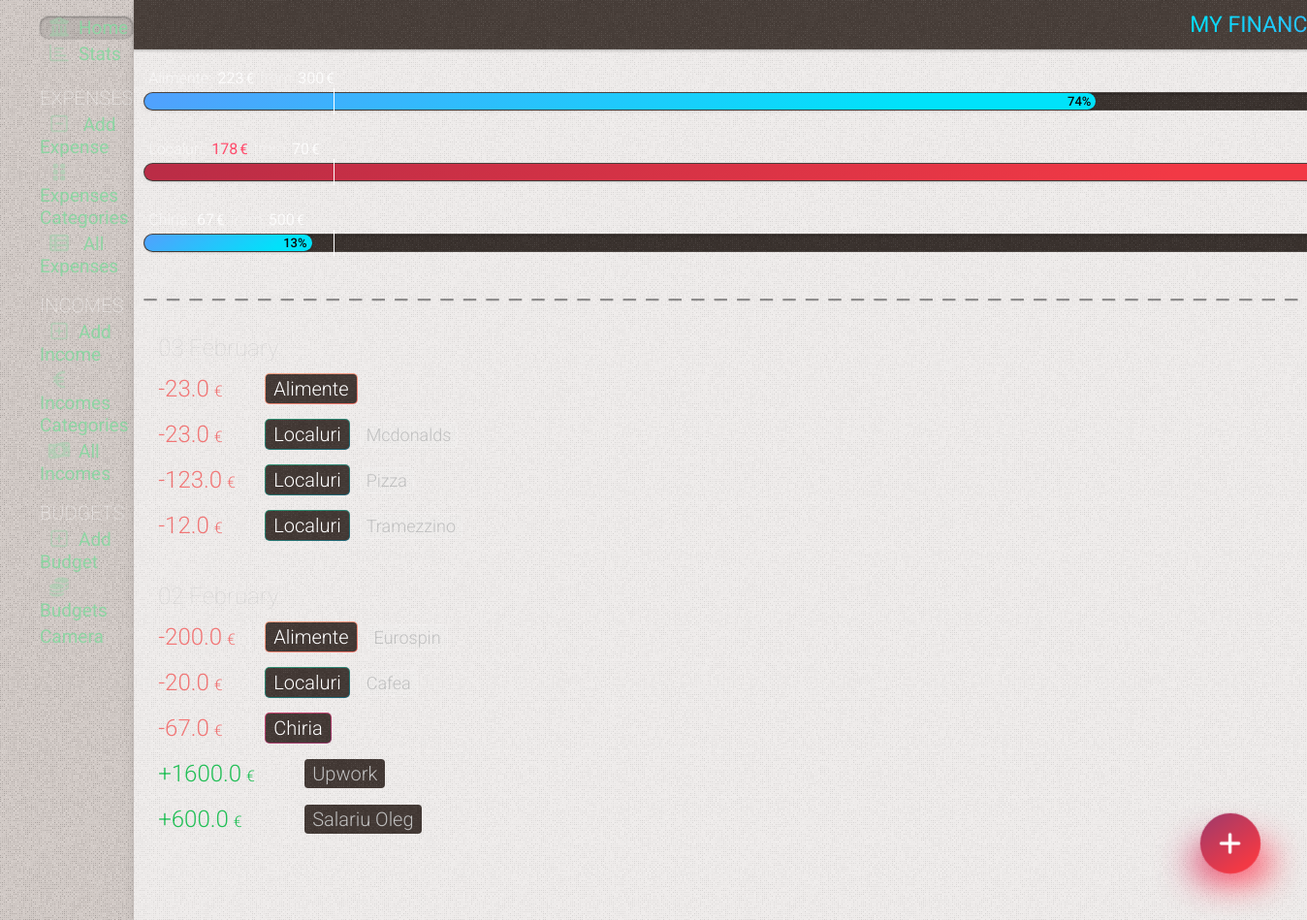
Before: / with the older database file.
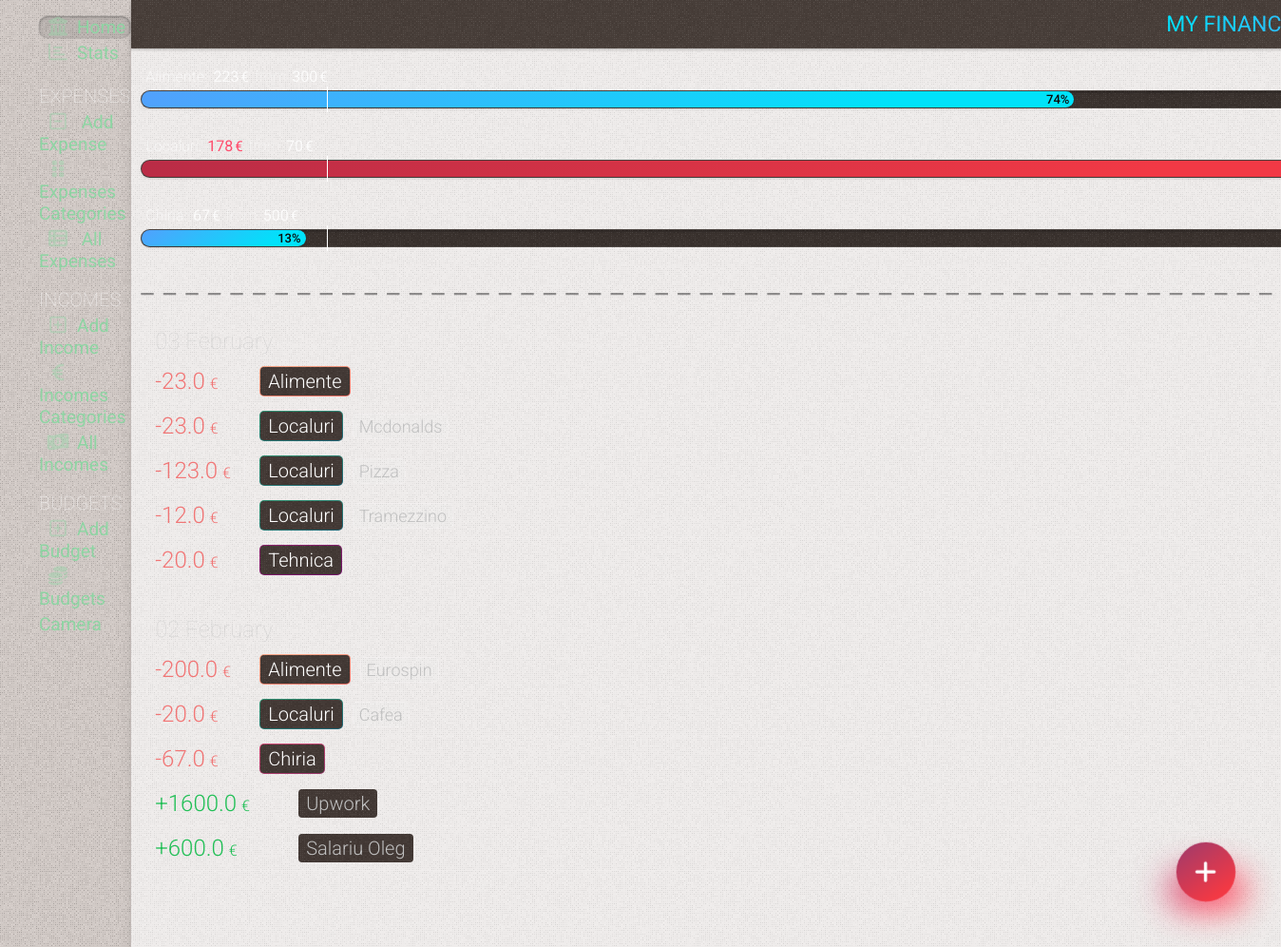
After: the same page with the newer database file.
### tables this page shows
CREATE TABLE budget
(
    id       INTEGER PRIMARY KEY AUTOINCREMENT,
    amount   REAL    NOT NULL,
    category INTEGER NOT NULL

);

CREATE TABLE expenses
(
    id          INTEGER PRIMARY KEY AUTOINCREMENT,
    date        TIMESTAMP NOT NULL DEFAULT CURRENT_TIMESTAMP,
    sum         REAL      NOT NULL,
    category    INTEGER   NOT NULL,
    subcategory INTEGER   NOT NULL,
    comment     TEXT

);

CREATE TABLE categories
(
    id    INTEGER PRIMARY KEY AUTOINCREMENT,
    name  TEXT NOT NULL,
    color TEXT,
    state TEXT DEFAULT false
);

CREATE TABLE subcategories
(
    id          INTEGER PRIMARY KEY AUTOINCREMENT,
    name        TEXT    NOT NULL,
    category_id INTEGER NOT NULL,
    state       TEXT DEFAULT false

);

### app.py (the view)
@app.route('/')
def index():
    conn = get_db_connection()
    this_month_transactions = conn.execute(
        "SELECT expenses.id, "
        "strftime('%Y', date) as year, "
        "strftime('%m', date) as month, "
        "strftime('%d', date) as day, "
        "categories.name as category, "
        "categories.color as color, "
        "subcategories.name as subcategory, "
        "sum, "
        "comment "
        "FROM expenses "
        "LEFT JOIN categories on categories.id = expenses.category "
        "LEFT JOIN subcategories on subcategories.id = expenses.subcategory "
        "WHERE strftime('%Y', date) = strftime('%Y', date('now')) AND strftime('%m', date) = strftime('%m', date('now')) "

        "UNION ALL "
        "SELECT incomes.id, "
        "strftime('%Y', date) as year, "
        "strftime('%m', date) as month, "
        "strftime('%d', date) as day, "
        "categories_income.name as category, "
        "NULL as color, "
        "NULL as subcategory, "
        "amount, "
        "comment "
        "FROM incomes "
        "LEFT JOIN categories_income on categories_income.id = incomes.category "
        # "LEFT JOIN subcategories on subcategories.id = incomes.subcategory "
        "WHERE strftime('%Y', date) = strftime('%Y', date('now')) AND strftime('%m', date) = strftime('%m', date('now')) "
        "ORDER BY day DESC "
    ).fetchall()
    sum_months = conn.execute(
        "SELECT "
        "sum, strftime('%m', date) as month, strftime('%Y', date) as year "
        "FROM expenses "
    ).fetchall()
    sum_months_income = conn.execute(
        "SELECT "
        "amount, strftime('%m', date) as month, strftime('%Y', date) as year "
        "FROM incomes "
    ).fetchall()
    budgets = conn.execute(
        "SELECT SUM(sum) as su, "
        "categories.name as categor, "
        "budget.amount as amount "
        "FROM  expenses "
        "LEFT JOIN categories on categories.id = expenses.category "
        "LEFT JOIN budget on categories.id = budget.category "
        "WHERE strftime('%m.%Y', date) = strftime('%m.%Y','now') "
        "GROUP BY expenses.category "
        "LIMIT 5"
    ).fetchall()
    this_year = datetime.now().year
    this_month = datetime.now().month
    category_sum_total = conn.execute(
        "SELECT  sum, categories.name as category, strftime('%m', date) as month, strftime('%Y', date) as year "
        "FROM expenses  "
        "LEFT JOIN categories on categories.id = expenses.category "
    ).fetchall()
    budgets2 = conn.execute(
        "SELECT SUM(sum) as su, "
        "budget.id as bid, "
        "categories.name as categor, "
        "categories.color as color, "
        "budget.amount as amount "
        "FROM  expenses "
        "LEFT JOIN categories on categories.id = expenses.category "
        "LEFT JOIN budget on categories.id = budget.category "
        "WHERE strftime('%m.%Y', date) = strftime('%m.%Y','now') and amount != '' "
        "GROUP BY bid "
        "LIMIT 3"
    ).fetchall()
    conn.close()
    now = datetime.now()
    days_in_month = calendar.monthrange(now.year, now.month)[1]
    current_day = datetime.now().day
    return render_template('index.html', title='My Finance Tracker', gradient='text-gradient-blue',
                           this_month_transactions=this_month_transactions, sum_months=sum_months,
                           sum_months_income=sum_months_income, category_sum_total=category_sum_total,
                           this_year=this_year, this_month=this_month, budgets2=budgets2, days_in_month=days_in_month,
                           current_day=current_day)

### app.py (called while the page is built)
def get_db_connection():
    conn = sqlite3.connect('static/database.db')
    conn.row_factory = sqlite3.Row
    return conn

@app.template_filter('month_name')
def month_name(month_number):
    return calendar.month_name[month_number]

### templates/index.html (shortened to what this page needs)
{% extends 'base.html' %} {% block content %}
	<div class="page_title {{ gradient }}" >
		<span >{% block title %} {{ title }} {% endblock %}</span >
	</div >
	<div class="content w-full" >
		<div class="flex flex-col w-full" >
			<div class="budgets budgets-home flex flex-col gap-30" >
				{% for su, bid, categor, color, amount in budgets2 %}
					<div class="flex" >
						<div class="budget-wrap  {{ color }}" >
							<div class="budget-wrap-span" >
								{% set per = su * 100 / amount %}
								{% set today = current_day * 100 / days_in_month %}
								<div class="budget-header subtitle2 flex-1" >
									<div class="budget-title" >{{ categor }}:</div >
									<div class="budget-su {% if per > 100 %} over{% endif %}
									{% if 75 < per < 100 %} startover{% endif %}" >{{ su|int }} <span >&euro;</span ></div >
									<div class="budget-from" >from</div >
									<div class="budget-amount" >{{ amount|int }}<span >&euro;</span ></div >
										{% set remained = amount - su %}
								</div >
								<div class="budget-progress" >
									<div class="progress
									{% if per > 100 %} over{% endif %}
									" style="width:{{ per|int }}%" >{{ per|int }}%
									</div >
									<div class="budget-progress-hide" >
									</div >
								</div >
							</div >
						</div >
					</div >
				{% endfor %}
			</div >
			<div class="divider" ></div >
			<div class="cards relative mt-10" >
				{% for key, list in this_month_transactions|groupby('day')|sort(attribute='0', reverse=True) %}
					<div class="cards-day" >{{ key }} {{ this_month|int|month_name }}</div >
					{% for id, year, month, day,  category, color, subcategory, sum, comment in list %}
						<div
								class="card flex items-center relative overflow-hidden flex-wrap {% if not color %} card-income {% endif %}" >
							<div class="flex items-center w-full" >
								<div class="card-info flex flex-1" >
									<div class="flex flex-1" >
										<span class="card-amount flex items-center" >  {{ sum }} <span >&euro;</span > </span >
										<div class="flex flex-col justify-center ml-15" >
											<div class="flex items-center" >
												<span class="{{ color }} card-category" ><span >{{ category }}</span >    </span >
												{% if (subcategory != '') and (subcategory !=None) %}
													<span class="card-subcategory ml-10" >  {{ subcategory }}  </span >
												{% endif %}
											</div >
										</div >
									</div >
								</div >
							</div >
						</div >
					{% endfor %}
				{% endfor %}
			</div >
		</div >
	</div >
{% endblock %}

Changed rows visible on the page:
added expenses: sum "20.0", name "Tehnica", shown under "03"
